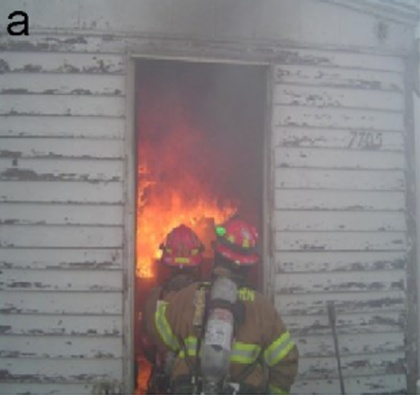
%> input picture data/fig9a.jpg, 420 x 395 px, shrunk from 1013 x 952 before the run
$ octave main.m   (GNU Octave 9; MATLAB toolbox functions it lacks are replaced by stand-ins)
%> lines starting %> are read from the running program, lines starting %| are printed output that depends on the picture; in (x1, y1, x2, y2) boxes, pixels count from 0 and x2, y2 are one past the last pixel; in counts of white or black regions, pixels touching at a corner belong together; the program's own positions count from 1
%> further down, im is the input picture: size 395x420x3 uint8; mean R, G, B 134.3, 127.5, 127.8
### FireDetection.m
function [fireDetected, fireOnlyIm, methodResults] = FireDetection(rgbIm, tau)
%FIREDETECTION Detect fire in an image
%   Take an input RGB image and return:
%   1. A binarized matrix with the locations where fire was detected after
%   combination of methods
%   2. Cell array with results of individual methods

    if nargin == 1
        tau = 40;
    end

    im = rgb2ycbcr(rgbIm);
%> im: size 395x420x3 uint8; mean of channels 1, 2, 3 127.3, 127.1, 130.9

    addpath('./methods');
    method3Result = method3(im);
    method4Result = method4(im);
    method5Result = method5(im);
    method6Result = method6(im, tau);

    % TODO - fix this
    method8Result = method8(im);
    method8Result = ones(size(method8Result), 'logical');

    methodResults = {method3Result, method4Result, method5Result, ...
        method6Result, method8Result};

    [row, col, ~] = size(rgbIm);
    fireDetected = ones(row, col, 'logical');
    for i = 1:length(methodResults)
        currResult = methodResults{i};
        fireDetected = fireDetected & currResult;
    end

    fireOnlyIm = rgbIm;
    for i = 1:row
        for j = 1:col
            if fireDetected(i,j) == 0
                fireOnlyIm(i,j,:) = 0;
            end
        end
    end

end

### method3.m
function [output] = method3(im)
%METHOD3 Method 3 from the paper
%   Take YCbCr image, binarize based on Y and Cb values

    output = im(:,:,1) > im(:,:,2);
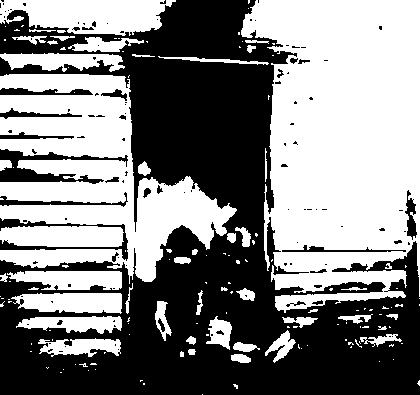
%> output: size 395x420 logical; 51.7% white; 116 black regions (88 under 20 px), largest, box (x1, y1, x2, y2) and area: (0, 0, 420, 395) 74440, (0, 149, 128, 184) 1552, (0, 218, 128, 261) 978

end

### method4.m
function [output] = method4(im)
%METHOD4 Method 4 from the paper
%   Take YCbCr image, binarize based on Cr and Cb images

    output = im(:,:,3) > im(:,:,2);
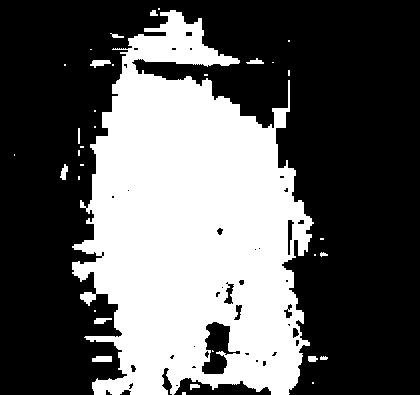
%> output: size 395x420 logical; 36.6% white; 34 white regions (21 under 20 px), largest, box (x1, y1, x2, y2) and area: (72, 10, 314, 395) 59967, (92, 356, 112, 362) 112, (90, 60, 111, 68) 105

end

### method5.m
function [output] = method5(im)
%METHOD5 Method 5 from the paper
%   Take YCbCr image, binarize based on YCbCr channel means and values

    y = im(:,:,1);
    cb = im(:,:,2);
    cr = im(:,:,3);
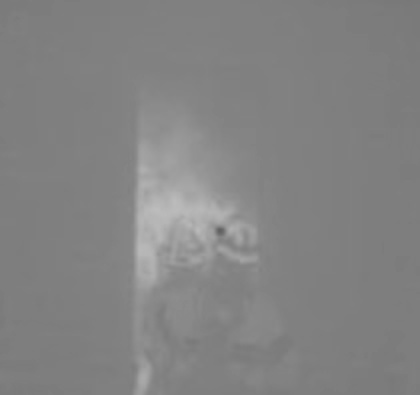
%> cr: size 395x420 uint8; min 96, max 189, mean 130.9
    yMean = mean(y(:));
%> yMean = 127.3
    cbMean = mean(cb(:));
%> cbMean = 127.1
    crMean = mean(cr(:));
%> crMean = 130.9
    output = y > yMean & cb < cbMean & cr > crMean;
%> output: size 395x420 logical; 3.9% white; 61 white regions (45 under 20 px), largest, box (x1, y1, x2, y2) and area: (136, 181, 236, 279) 3771, (106, 162, 134, 277) 1177, (122, 112, 132, 160) 225

end

### method6.m
function [output] = method6(im, tau)
%> called with tau = 40
%METHOD6 Method 6 from the paper
%   Take YCbCr image, binarize based on Cb-Cr difference
%   Tau is a constant used to threshold difference, can be set from:
%   1(most true positive) - 100 (least false positive)
%   tau of 40 is the default which gives 90% true/40% false and is recommended from paper

    if nargin == 1
        tau = 40;
    end
    diff = abs(double(im(:,:,2)) - double(im(:,:,3)));
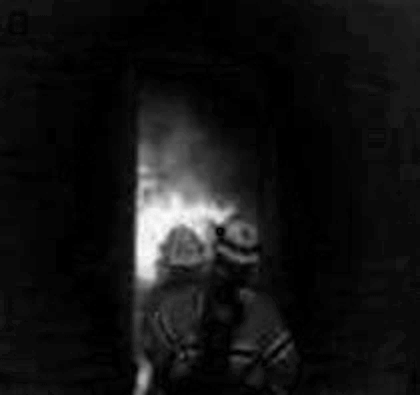
%> diff: size 395x420 double; min 0, max 97, mean 7.7; drawn with min black and max white
    output = diff >= tau;
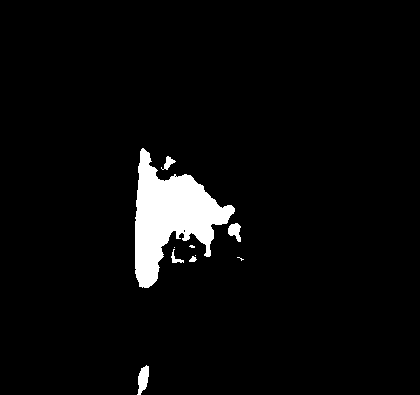
%> output: size 395x420 logical; 4.3% white; 10 white regions (4 under 20 px), largest, box (x1, y1, x2, y2) and area: (135, 148, 235, 288) 6475, (137, 365, 149, 395) 229, (228, 223, 241, 242) 158, (161, 156, 176, 170) 89, (171, 249, 184, 263) 64, (189, 256, 197, 262) 31

end

### method8.m
function [output] = method8(im)
%METHOD8 Method 8 from the paper
%   Take YCbCr image, binarize based on polynomials used to estimate
%   red-diff chroma component for fire and comparing to the Cb channel

    cb = im(:,:,2);
    crVals = im(:,:,3);
    cr = {crVals, crVals.^2, crVals.^3, crVals.^4, crVals.^5, crVals.^6, crVals.^7};
%> cr = 7 items

    % Individual functions of Cr
    fuCr = (-2.6*power(10,-10)).*cr{7} + (3.3*power(10,-7)).*cr{6} + ...
        (-1.7*power(10,-4)).*cr{5} + (5.16*power(10,-2)).*cr{4} + ...
        (-9.10.*cr{3}) + (9.60*100).*cr{2} + (-5.6*power(10,4)).*cr{1} + ...
        (1.4*power(10,6));
%> fuCr: size 395x420 uint8; every value is 255
    flCr = (-6.77*power(10,-8)).*cr{5} + (5.5*power(10,-5)).*cr{4} + ...
        (-1.76*power(10,-2)).*cr{3} + (2.78.*cr{2}) +  ...
        (-2.15*power(10,2)).*cr{1} + (6.62*power(10,3));
    fdCr = (1.81*power(10,-4)).*cr{4} + (-1.02*power(10,-1)).*cr{3} + ...
        (2.17*10).*cr{2} + (-2.05*power(10,3)).*cr{1} + (7.29*power(10,4));

    output = cb >= fuCr & cb <= fdCr & cb <= flCr;
%> output: size 395x420 logical; every value is 0

end

### main.m
% Brad Richardson
% Final Project

close all;
clear variables;

im = imread('./data/fig9a.jpg');

[fireDetected, fireOnlyIm, methodResults] = FireDetection(im);
%> in FireDetection, `methodResults = {method3Result, method4Result, method5Result, method6R..`: methodResults = 5 items
%> after the loop in FireDetection, `for i = 1:length(methodResults)`:
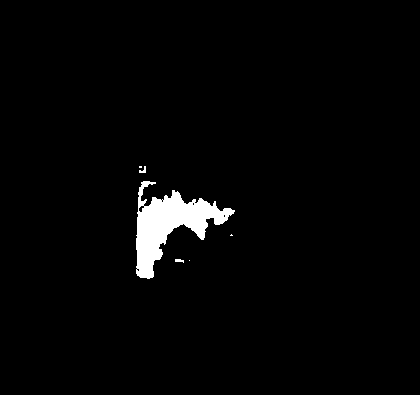
%> fireDetected: size 395x420 logical; 2.3% white; 6 white regions (3 under 20 px), largest, box (x1, y1, x2, y2) and area: (136, 181, 235, 279) 3755, (139, 166, 146, 173) 27, (175, 259, 184, 263) 25
%> after the loop in FireDetection, `for i = 1:row`:
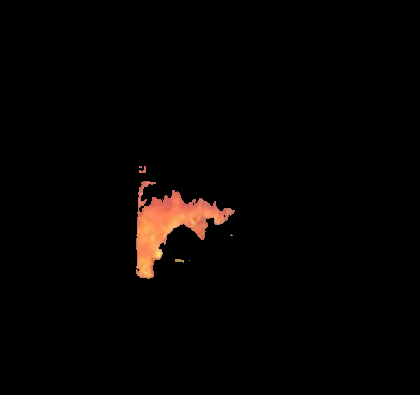
%> fireOnlyIm: size 395x420x3 uint8; mean R, G, B 5.4, 3.1, 2.1
%> methodResults = 5 items

figure;
subplot(3,3,1);
imshow(im);

subplot(3,3,2);
imshow(methodResults{1});

subplot(3,3,3);
imshow(methodResults{2});

subplot(3,3,4);
imshow(methodResults{3});

subplot(3,3,5);
imshow(methodResults{4});

subplot(3,3,6);
imshow(methodResults{5});

subplot(3,3,7);
imshow(fireDetected);

subplot(3,3,8);
imshow(fireOnlyIm);

%YCbCrFigure(im);
